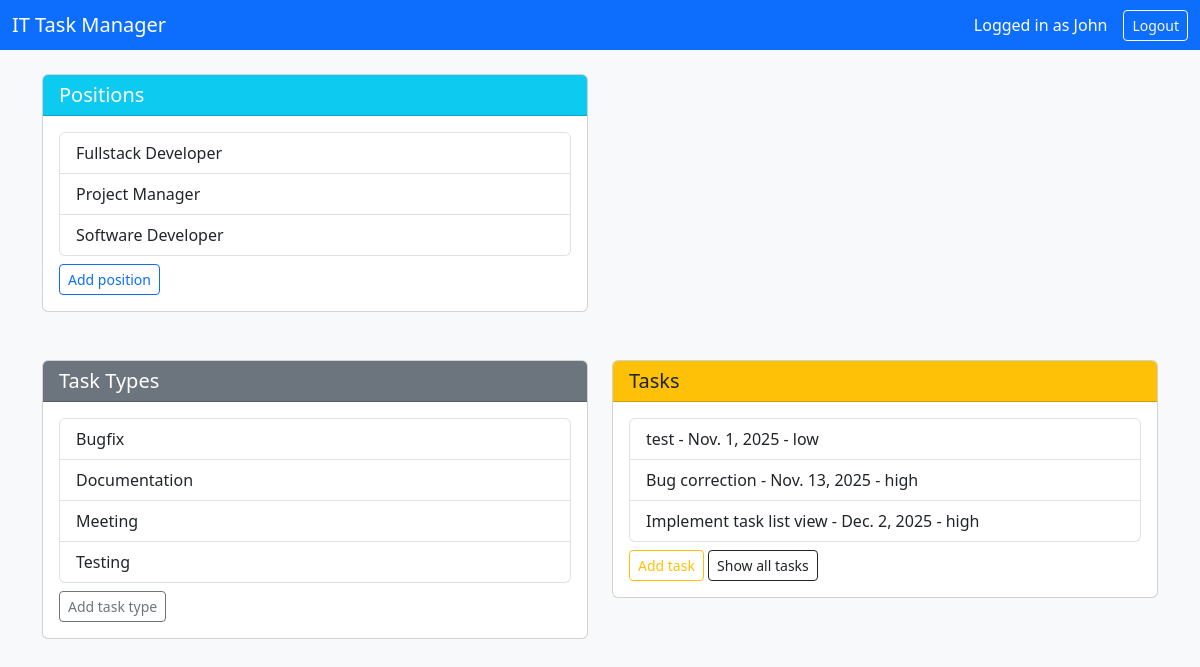
Page / (signed in) on the committed database.
### catalog/models.py (models this page shows, shortened)
class Worker(AbstractUser):
    position = models.ForeignKey(
        Position,
        on_delete=models.SET_NULL,
        related_name='workers',
        null=True,
        blank=True,
    )
    class Meta:
        ordering = ['username']
        verbose_name = 'Worker'
        verbose_name_plural = 'Workers'

class Position(models.Model):
    name = models.CharField(max_length=100, unique=True)
    class Meta:
        ordering = ['name']
        verbose_name = 'Position'
        verbose_name_plural = 'Positions'

class TaskType(models.Model):
    name = models.CharField(max_length=100, unique=True)
    class Meta:
        ordering = ['name']
        verbose_name = 'Task Type'
        verbose_name_plural = 'Task Types'

class Task(models.Model):
    PRIORITY_CHOICES = [
        ('urgent', 'Urgent'),
        ('high', 'High'),
        ('normal', 'Normal'),
        ('low', 'Low'),
    ]
    name = models.CharField(max_length=200)
    description = models.TextField()
    deadline = models.DateField()
    is_completed = models.BooleanField(default=False)
    priority = models.CharField(
        max_length=10,
        choices=PRIORITY_CHOICES,
        default='normal',
    )
    task_type = models.ForeignKey(
        TaskType,
        on_delete=models.SET_NULL,
        related_name='tasks',
        null=True,
        blank=True,
    )
    assignees = models.ManyToManyField(
        Worker,
        related_name='tasks',
        blank=True,
    )
    class Meta:
        ordering = ['deadline', 'priority']
        verbose_name = 'Task'
        verbose_name_plural = 'Tasks'

### catalog/views.py (the view)
# urls.py: path("", HomeView.as_view(), name="home"),
class HomeView(LoginRequiredMixin, TemplateView):
    template_name = 'home.html'
    def get_context_data(self, **kwargs):
        context = super().get_context_data(**kwargs)
        context['workers'] = Worker.objects.all()
        context['tasks'] = Task.objects.all()
        context['positions'] = Position.objects.all()
        context['task_types'] = TaskType.objects.all()
        return context

### templates/home.html (shortened to what this page needs)
<!DOCTYPE html>
<html lang="en">
<head>
    <link href="https://cdn.jsdelivr.net/npm/bootstrap@5.3.0/dist/css/bootstrap.min.css" rel="stylesheet">
</head>
<body class="bg-light">
    <nav class="navbar navbar-dark bg-primary mb-4">
        <div class="container-fluid">
            <span class="navbar-brand mb-0 h1">IT Task Manager</span>
            {% if user.is_authenticated %}
                <span class="text-white ms-auto me-3">Logged in as {{ user.username }}</span>
                <form action="{% url 'logout' %}" method="post" style="display:inline;">
                    <button type="submit" class="btn btn-outline-light btn-sm">Logout</button>
                </form>
            {% else %}
                <a href="{% url 'login' %}" class="btn btn-outline-light btn-sm ms-auto">Login</a>
            {% endif %}
        </div>
    </nav>
    <div class="container">
        <div class="row mb-4">
            <div class="col-md-6 mb-4">
                <div class="card">
                    <div class="card-header bg-info text-white">
                        <h2 class="h5 m-0">Positions</h2>
                    </div>
                    <div class="card-body">
                        <ul class="list-group mb-2">
                            {% for pos in positions %}
                                <li class="list-group-item">{{ pos.name }}</li>
                            {% empty %}
                                <li class="list-group-item text-muted">No positions available.</li>
                            {% endfor %}
                        </ul>
                        <a href="{% url 'add_position' %}" class="btn btn-sm btn-outline-primary">Add position</a>
                    </div>
                </div>
            </div>
        </div>
        <div class="row mb-4">
            <div class="col-md-6 mb-4">
                <div class="card">
                    <div class="card-header bg-secondary text-white">
                        <h2 class="h5 m-0">Task Types</h2>
                    </div>
                    <div class="card-body">
                        <ul class="list-group mb-2">
                            {% for tt in task_types %}
                                <li class="list-group-item">{{ tt.name }}</li>
                            {% empty %}
                                <li class="list-group-item text-muted">No task types available.</li>
                            {% endfor %}
                        </ul>
                        <a href="{% url 'add_task_type' %}" class="btn btn-sm btn-outline-secondary">Add task type</a>
                    </div>
                </div>
            </div>
            <div class="col-md-6 mb-4">
                <div class="card">
                    <div class="card-header bg-warning text-dark">
                        <h2 class="h5 m-0">Tasks</h2>
                    </div>
                    <div class="card-body">
                        <ul class="list-group mb-2">
                            {% for task in tasks %}
                                <li class="list-group-item">
                                    {{ task.name }} - {{ task.deadline }} - {{ task.priority }}
                                </li>
                            {% empty %}
                                <li class="list-group-item text-muted">No tasks available.</li>
                            {% endfor %}
                        </ul>
                        <a href="{% url 'add_task' %}" class="btn btn-sm btn-outline-warning">Add task</a>
                        <a href="{% url 'tasks' %}" class="btn btn-sm btn-outline-dark">Show all tasks</a>
                    </div>
                </div>
            </div>
        </div>
    </div>
</body>
</html>

### rows in the picture
Worker: username "John"
Position: name "Fullstack Developer"
Position: name "Project Manager"
Position: name "Software Developer"
TaskType: name "Bugfix"
TaskType: name "Documentation"
TaskType: name "Meeting"
TaskType: name "Testing"
Task: name "test", deadline "Nov. 1, 2025", priority "low"
Task: name "Bug correction", deadline "Nov. 13, 2025", priority "high"
Task: name "Implement task list view", deadline "Dec. 2, 2025", priority "high"
